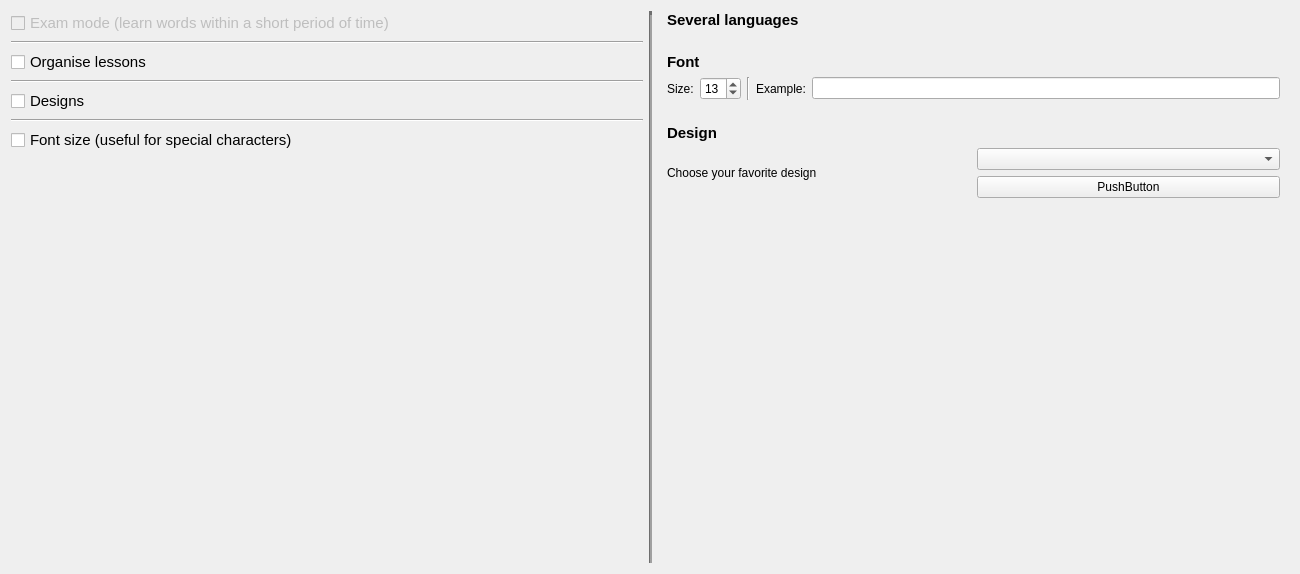
                  <widget class="QWidget" name="scrollAreaWidgetContents">
                   <property name="geometry">
                    <rect>
                     <x>0</x>
                     <y>0</y>
                     <width>1300</width>
                     <height>574</height>
                    </rect>
                   </property>
                   <layout class="QHBoxLayout" name="horizontalLayout_51">
                    <item>
                     <layout class="QVBoxLayout" name="verticalLayout_26">
                      <property name="sizeConstraint">
                       <enum>QLayout::SetFixedSize</enum>
                      </property>
                      <item>
                       <widget class="QCheckBox" name="activate_ExamMode">
                        <property name="enabled">
                         <bool>false</bool>
                        </property>
                        <property name="font">
                         <font>
                          <pointsize>11</pointsize>
                         </font>
                        </property>
                        <property name="text">
                         <string>Exam mode (learn words within a short period of time)</string>
                        </property>
                        <property name="iconSize">
                         <size>
                          <width>32</width>
                          <height>32</height>
                         </size>
                        </property>
                       </widget>
                      </item>
                      <item>
                       <widget class="Line" name="line_14">
                        <property name="orientation">
                         <enum>Qt::Horizontal</enum>
                        </property>
                       </widget>
                      </item>
                      <item>
                       <widget class="QCheckBox" name="activate_organise_lessons_feature">
                        <property name="font">
                         <font>
                          <pointsize>11</pointsize>
                          <weight>50</weight>
                          <bold>false</bold>
                         </font>
                        </property>
                        <property name="text">
                         <string>Organise lessons</string>
                        </property>
                       </widget>
                      </item>
                      <item>
                       <widget class="Line" name="line_22">
                        <property name="orientation">
                         <enum>Qt::Horizontal</enum>
                        </property>
                       </widget>
                      </item>
                      <item>
                       <layout class="QHBoxLayout" name="horizontalLayout_12">
                        <item>
                         <widget class="QCheckBox" name="activate_Designs">
                          <property name="font">
                           <font>
                            <pointsize>11</pointsize>
                           </font>
                          </property>
                          <property name="text">
                           <string>Designs</string>
                          </property>
                          <property name="iconSize">
                           <size>
                            <width>32</width>
                            <height>32</height>
                           </size>
                          </property>
                         </widget>
                        </item>
                       </layout>
                      </item>
                      <item>
                       <widget class="Line" name="line_12">
                        <property name="orientation">
                         <enum>Qt::Horizontal</enum>
                        </property>
                       </widget>
                      </item>
                      <item>
                       <widget class="QCheckBox" name="activate_fontsizeFeature">
                        <property name="font">
                         <font>
                          <pointsize>11</pointsize>
                         </font>
                        </property>
                        <property name="text">
                         <string>Font size (useful for special characters)</string>
                        </property>
                        <property name="iconSize">
                         <size>
                          <width>32</width>
                          <height>32</height>
                         </size>
                        </property>
                       </widget>
                      </item>
                      <item>
                       <spacer name="horizontalSpacer_26">
                        <property name="orientation">
                         <enum>Qt::Horizontal</enum>
                        </property>
                        <property name="sizeHint" stdset="0">
                         <size>
                          <width>40</width>
                          <height>20</height>
                         </size>
                        </property>
                       </spacer>
                      </item>
                      <item>
                       <spacer name="verticalSpacer_12">
                        <property name="orientation">
                         <enum>Qt::Vertical</enum>
                        </property>
                        <property name="sizeHint" stdset="0">
                         <size>
                          <width>20</width>
                          <height>40</height>
                         </size>
                        </property>
                       </spacer>
                      </item>
                     </layout>
                    </item>
                    <item>
                     <widget class="Line" name="line_13">
                      <property name="styleSheet">
                       <string notr="true">color: rgba(158, 158, 158, 171);
background-color: rgba(138, 138, 138, 189);
</string>
                      </property>
                      <property name="lineWidth">
                       <number>4</number>
                      </property>
                      <property name="orientation">
                       <enum>Qt::Vertical</enum>
                      </property>
                     </widget>
                    </item>
                    <item>
                     <layout class="QVBoxLayout" name="verticalLayout_29">
                      <item>
                       <widget class="QFrame" name="frame_9">
                        <property name="font">
                         <font>
                          <pointsize>11</pointsize>
                         </font>
                        </property>
                        <layout class="QVBoxLayout" name="verticalLayout_12">
                         <property name="topMargin">
                          <number>0</number>
                         </property>
                         <item>
                          <widget class="QLabel" name="label_43">
                           <property name="font">
                            <font>
                             <weight>75</weight>
                             <bold>true</bold>
                            </font>
                           </property>
                           <property name="lineWidth">
                            <number>0</number>
                           </property>
                           <property name="text">
                            <string>Several languages</string>
                           </property>
                          </widget>
                         </item>
                        </layout>
                       </widget>
                      </item>
                      <item>
                       <widget class="QFrame" name="size_frame">
                        <property name="frameShape">
                         <enum>QFrame::NoFrame</enum>
                        </property>
                        <property name="frameShadow">
                         <enum>QFrame::Raised</enum>
                        </property>
                        <layout class="QVBoxLayout" name="verticalLayout_27">
                         <item>
                          <widget class="QLabel" name="label_48">
                           <property name="font">
                            <font>
                             <pointsize>11</pointsize>
                             <weight>75</weight>
                             <bold>true</bold>
                            </font>
                           </property>
                           <property name="text">
                            <string>Font</string>
                           </property>
                          </widget>
                         </item>
                         <item>
                          <layout class="QHBoxLayout" name="horizontalLayout_39">
                           <item>
                            <widget class="QLabel" name="label_15">
                             <property name="text">
                              <string>Size:</string>
                             </property>
                            </widget>
                           </item>
                           <item>
                            <widget class="QSpinBox" name="fontsizecombo">
                             <property name="value">
                              <number>13</number>
                             </property>
                            </widget>
                           </item>
                           <item>
                            <widget class="Line" name="line_10">
                             <property name="orientation">
                              <enum>Qt::Vertical</enum>
                             </property>
                            </widget>
                           </item>
                           <item>
                            <widget class="QLabel" name="label_39">
                             <property name="text">
                              <string>Example:</string>
                             </property>
                            </widget>
                           </item>
                           <item>
                            <widget class="QLineEdit" name="fontsizeline">
                             <property name="readOnly">
                              <bool>false</bool>
                             </property>
                            </widget>
                           </item>
                          </layout>
                         </item>
                        </layout>
                       </widget>
                      </item>
                      <item>
                       <widget class="QFrame" name="designFrame">
                        <property name="frameShape">
                         <enum>QFrame::NoFrame</enum>
                        </property>
                        <property name="frameShadow">
                         <enum>QFrame::Plain</enum>
                        </property>
                        <layout class="QVBoxLayout" name="verticalLayout_20">
                         <item>
                          <widget class="QLabel" name="label_49">
                           <property name="font">
                            <font>
                             <pointsize>11</pointsize>
                             <weight>75</weight>
                             <bold>true</bold>
                            </font>
                           </property>
                           <property name="text">
                            <string>Design</string>
                           </property>
                          </widget>
                         </item>
                         <item>
                          <layout class="QHBoxLayout" name="horizontalLayout_42">
                           <item>
                            <widget class="QLabel" name="label_42">
                             <property name="text">
                              <string>Choose your favorite design</string>
                             </property>
                            </widget>
                           </item>
                           <item>
                            <layout class="QVBoxLayout" name="verticalLayout_19">
                             <item>
                              <widget class="QComboBox" name="design_combo"/>
                             </item>
                             <item>
                              <widget class="QPushButton" name="applydesign_button">
                               <property name="text">
                                <string>PushButton</string>
                               </property>
                              </widget>
                             </item>
                            </layout>
                           </item>
                          </layout>
                         </item>
                        </layout>
                       </widget>
                      </item>
                      <item>
                       <spacer name="horizontalSpacer_27">
                        <property name="orientation">
                         <enum>Qt::Horizontal</enum>
                        </property>
                        <property name="sizeHint" stdset="0">
                         <size>
                          <width>40</width>
                          <height>20</height>
                         </size>
                        </property>
                       </spacer>
                      </item>
                      <item>
                       <spacer name="verticalSpacer_13">
                        <property name="orientation">
                         <enum>Qt::Vertical</enum>
                        </property>
                        <property name="sizeHint" stdset="0">
                         <size>
                          <width>20</width>
                          <height>40</height>
                         </size>
                        </property>
                       </spacer>
                      </item>
                     </layout>
                    </item>
                   </layout>
                  </widget>
